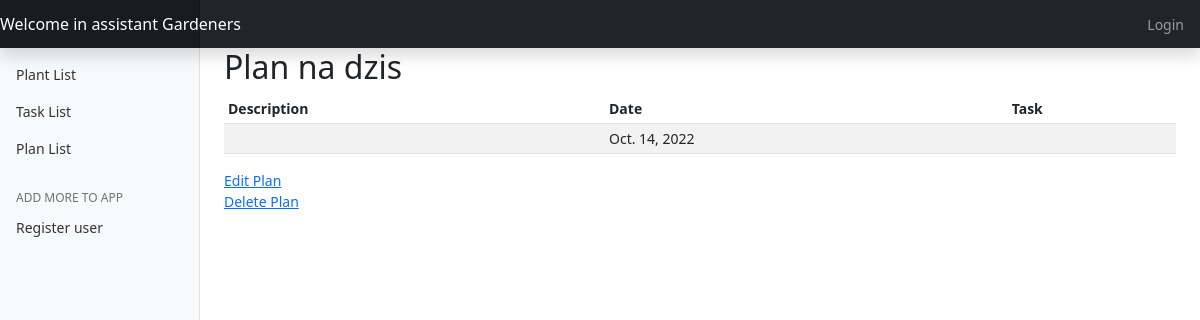
The page /plan_view/1/ on the database as committed earlier.
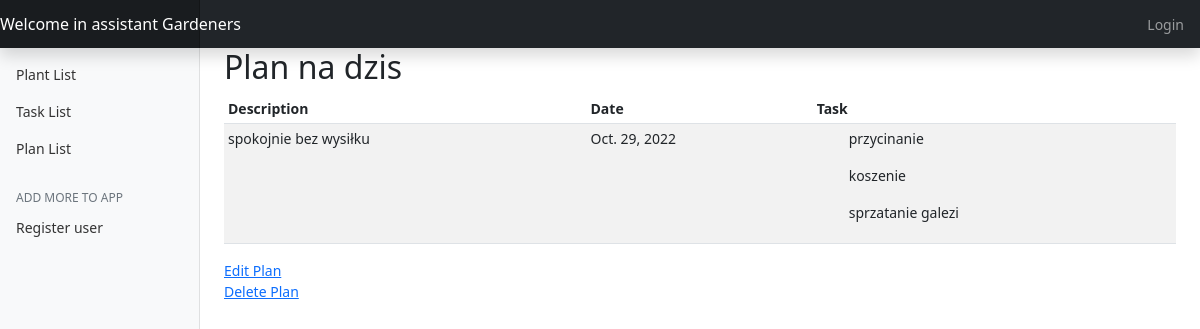
The same page on the database as committed later.
### garden_app/models.py (models this page shows, shortened)
class PlanOfWork(models.Model):
    name = models.CharField(max_length=60)
    description = models.TextField(blank=True, null=True)
    created = models.DateField(auto_now=True)
    date = models.DateField(default=date.today)

class Task(models.Model):
    name = models.CharField(max_length=60)
    description = models.TextField(blank=True, null=True)
    plant = models.ForeignKey(Plant, default=None, null=True, blank=True, on_delete=models.CASCADE)
    plan = models.ManyToManyField(PlanOfWork, blank=True)

### garden_app/views.py (the view)
# urls.py: path("plan_view/<int:plan_id>/", views.PlanView.as_view(), name="plan_view"),
class PlanView(View):
    def get(self, request, plan_id):
        plan = PlanOfWork.objects.get(id=plan_id)
        return render(request, "plan_info.html", {"plan": plan})

### templates/plan_info.html (shortened to what this page needs)
{% extends "base.html" %}
{% load static %}
{% block table %}
    <main role="main" class="col-md-9 ml-sm-auto col-lg-10 px-4">
    <h2>Plan {{ plan.name }}</h2>
      <div class="table-responsive">
        <table class="table table-striped table-sm">
          <thead>
            <tr>
              <th>Description</th>
              <th>Date</th>
              <th>Task</th>
            </tr>
          </thead>
          <tbody>
            <tr>
              <td>{{ plan.description }}</td>
              <td>{{ plan.date }}</td>
              <td>{% for task in plan.task_set.all %}
                  <ol>{{ task.name }}</ol>
                  {% endfor %}
              </td>
            </tr>
          </tbody>
        </table>
      </div>
        <div class="button col-md-3 inline-group float-left flex-column">
            <button class="navbar-toggler active" type="button">
      <span class="badge-light">
          <a href="/plan_view/update/{{ plan.id }}">Edit Plan</a></span>
            </button>
        </div>
        <div class="button col-md-3 inline-group float-left flex-column">
            <button class="navbar-toggler active" type="button">
          <span class="badge-light">
              <a href="/plan_view/delete/{{ plan.id }}">Delete Plan</a></span>
            </button>
        </div>
    </main>
{% endblock %}

Rows that differ between the two databases and show on the page:
changed PlanOfWork "na dzis": description (not shown) → "spokojnie bez wysiłku"; date "Oct. 14, 2022" → "Oct. 29, 2022"
now on this page (row edited): Task: name "przycinanie"
added Task: name "koszenie"
added Task: name "sprzatanie galezi"
